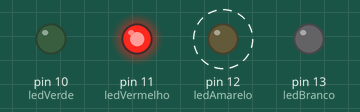
Bench run of a sketch on a simulated Arduino Uno, built with avr-gcc and run on an emulated ATmega328P. Shown: output pins drawn as LEDs (lit = HIGH). Dashed ring = blinking. What the sketch prints to the serial monitor is not drawn.

Above: at 0.5 s.
Timing chart, 0 to 3.0 s (numbered marks = the images above):
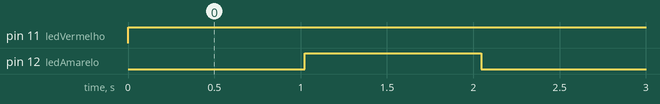

The sketch:

sketch_oct24c.ino
```cpp
//************** Lista de Comandos *************************
String COMANDO_LIGAR_CARRO = "l";
String COMANDO_DESLIGAR_CARRO = "d";
String COMANDO_ABASTECER = "ab";
String COMANDO_ACELERAR = "ac";
String COMANDO_FREAR = "fr";
String COMANDO_ALARME = "a";
//************** Leds e Sensor Temp ************************
int ledBranco = 13;
int ledAmarelo = 12;
int ledVermelho = 11;
int ledVerde = 10;
const int LM35 = 0;
int ADClido = 0;

//*************** Variaveis ********************************
float velocidade = 0;
float temperatura = 0;
float distancia = 0;
float distanciaTotal = 0;
float tempo = 0;
float temporario = 0;
float tp = 0;
float hora = 0;
int litros = 0;
boolean carroLigado  = false;
boolean alertaCombustivel = false;

String message;
String comandoEnviado;           //Valor enviado via bluetooth
char lastValue;

void setup(){
// initialize the digital pin as an output:
pinMode(ledBranco, OUTPUT);
pinMode(ledAmarelo, OUTPUT);
pinMode(ledVermelho, OUTPUT);
pinMode(ledVerde, OUTPUT);
analogReference(INTERNAL);
Serial.begin(9600);

}
void loop(){

  if(Serial.available())
  {//if there is data being recieved
    comandoEnviado=Serial.readString(); //Ler comando enviado por bluetooth
  }

  if (comandoEnviado == COMANDO_LIGAR_CARRO){
    if(temCombustivel()){
      carroLigado = true;
      Serial.println("Carro foi ligado");
    }else{
      Serial.println("Tanque vazio");
    }
  }else if(comandoEnviado == COMANDO_DESLIGAR_CARRO && carroLigado){
     carroLigado = false;
     Serial.println("Carro foi desligado");
  }else if(comandoEnviado.startsWith(COMANDO_ABASTECER)){
      String comando = comandoEnviado;
      comando.replace(COMANDO_ABASTECER, "");
      Serial.println(comando);
      litros = comando.toInt();
  }else if(comandoEnviado == COMANDO_ACELERAR && carroLigado){
    if(velocidade < 180){
      Serial.println("acelerou");
      velocidade += 20.0;
    }
  }else if(comandoEnviado == COMANDO_FREAR && carroLigado){
    if(velocidade > 0){
      Serial.println("freou");
      velocidade -= 20.0;
    }
  }


  if(!temCombustivel()){
    carroLigado = false;
    if(alertaCombustivel){
       digitalWrite(ledAmarelo, HIGH);
       alertaCombustivel = false;
    }else{
       digitalWrite(ledAmarelo, LOW);
      alertaCombustivel = true;
    }
  }else{
     digitalWrite(ledAmarelo, LOW);
  }

  if(carroLigado){
    digitalWrite(ledVerde, HIGH);
    digitalWrite(ledVermelho, LOW);

    ADClido = analogRead(LM35);
    temperatura = ADClido * 0.1075268817204301;

    if(velocidade > 0){
      distancia = (distancia + 1)*1.3;
      litros= litros-1;
    }
  }else if(!carroLigado){
    digitalWrite(ledVermelho, HIGH);
    digitalWrite(ledVerde, LOW);
    velocidade =0;
  }

  comandoEnviado = "";
  informacaoParaEnviar();
  Serial.flush();
  delay(1000); //Atualiza valores a cada 1s
}

/*
float calcularLitrosNoTanque(){
  if(distancia > 0){
    return 20/distancia;
  }
  return litros;
}

float calcularDistancia(){
  //tp = hora
  return velocidade * tp;
}

void atualizarCombustivelNoTanque(){
  litros = distancia/litros;
}*/

void informacaoParaEnviar(){
  message="i;";
   message+=carroLigado ?"1":"0";
  message += ";";
  message+=litros;
  message += ";";
  message+=velocidade;
  message += ";";
  message+=distancia;
  message += ";";
  message+=temperatura;
  message += ";f";
  Serial.print(message);
  message="";
}


boolean temCombustivel(){
  return litros > 0;
}
```

Measured:
- by itself, pin 11 (ledVermelho): LOW → HIGH at 0.00 s
- by itself, pin 12 (ledAmarelo): alternates HIGH for 1.0 s and LOW for 1.0 s
